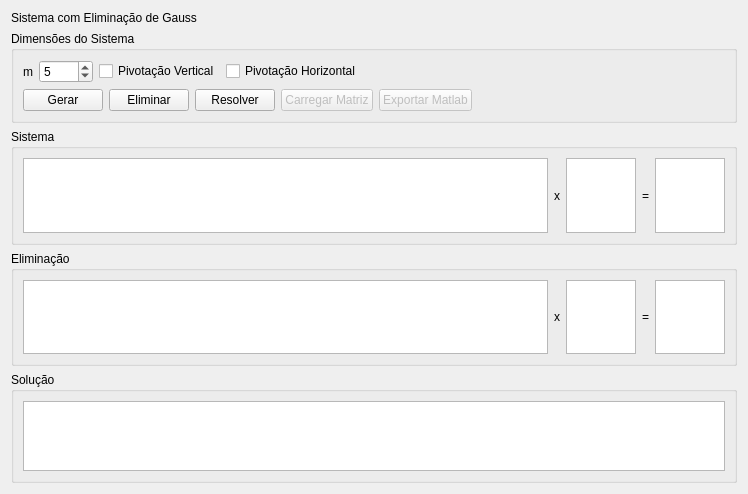
<?xml version="1.0" encoding="UTF-8"?>
<ui version="4.0">
 <class>GaussTab</class>
 <widget class="QWidget" name="GaussTab">
  <property name="geometry">
   <rect>
    <x>0</x>
    <y>0</y>
    <width>748</width>
    <height>494</height>
   </rect>
  </property>
  <property name="windowTitle">
   <string>Form</string>
  </property>
  <layout class="QVBoxLayout" name="verticalLayout" stretch="0,0,10,10,1">
   <item>
    <widget class="QLabel" name="label">
     <property name="text">
      <string>Sistema com Eliminação de Gauss</string>
     </property>
    </widget>
   </item>
   <item>
    <widget class="QGroupBox" name="groupBox">
     <property name="title">
      <string>Dimensões do Sistema</string>
     </property>
     <layout class="QVBoxLayout" name="verticalLayout_3">
      <item>
       <layout class="QHBoxLayout" name="horizontalLayout_3">
        <item>
         <widget class="QLabel" name="label_6">
          <property name="text">
           <string>m</string>
          </property>
         </widget>
        </item>
        <item>
         <widget class="QSpinBox" name="m_spinBox">
          <property name="minimum">
           <number>1</number>
          </property>
          <property name="maximum">
           <number>9999</number>
          </property>
          <property name="value">
           <number>5</number>
          </property>
         </widget>
        </item>
        <item>
         <widget class="QCheckBox" name="vert_checkBox">
          <property name="text">
           <string>Pivotação Vertical</string>
          </property>
         </widget>
        </item>
        <item>
         <widget class="QCheckBox" name="horz_checkBox">
          <property name="text">
           <string>Pivotação Horizontal</string>
          </property>
         </widget>
        </item>
        <item>
         <spacer name="horizontalSpacer">
          <property name="orientation">
           <enum>Qt::Horizontal</enum>
          </property>
          <property name="sizeHint" stdset="0">
           <size>
            <width>40</width>
            <height>20</height>
           </size>
          </property>
         </spacer>
        </item>
       </layout>
      </item>
      <item>
       <layout class="QHBoxLayout" name="horizontalLayout_4">
        <item>
         <widget class="QPushButton" name="gen_pushButton">
          <property name="text">
           <string>Gerar</string>
          </property>
         </widget>
        </item>
        <item>
         <widget class="QPushButton" name="eli_pushButton">
          <property name="text">
           <string>Eliminar</string>
          </property>
         </widget>
        </item>
        <item>
         <widget class="QPushButton" name="sol_pushButton">
          <property name="text">
           <string>Resolver</string>
          </property>
         </widget>
        </item>
        <item>
         <widget class="QPushButton" name="pushButton">
          <property name="enabled">
           <bool>false</bool>
          </property>
          <property name="text">
           <string>Carregar Matriz</string>
          </property>
         </widget>
        </item>
        <item>
         <widget class="QPushButton" name="pushButton_2">
          <property name="enabled">
           <bool>false</bool>
          </property>
          <property name="text">
           <string>Exportar Matlab</string>
          </property>
         </widget>
        </item>
        <item>
         <spacer name="horizontalSpacer_2">
          <property name="orientation">
           <enum>Qt::Horizontal</enum>
          </property>
          <property name="sizeHint" stdset="0">
           <size>
            <width>40</width>
            <height>20</height>
           </size>
          </property>
         </spacer>
        </item>
       </layout>
      </item>
     </layout>
    </widget>
   </item>
   <item>
    <widget class="QGroupBox" name="groupBox_2">
     <property name="title">
      <string>Sistema</string>
     </property>
     <layout class="QHBoxLayout" name="horizontalLayout" stretch="10,0,1,0,1">
      <item>
       <widget class="QTableWidget" name="A1_tableWidget"/>
      </item>
      <item>
       <widget class="QLabel" name="label_3">
        <property name="text">
         <string>x</string>
        </property>
       </widget>
      </item>
      <item>
       <widget class="QTableWidget" name="B1_tableWidget">
        <property name="editTriggers">
         <set>QAbstractItemView::NoEditTriggers</set>
        </property>
       </widget>
      </item>
      <item>
       <widget class="QLabel" name="label_2">
        <property name="text">
         <string>=</string>
        </property>
       </widget>
      </item>
      <item>
       <widget class="QTableWidget" name="C1_tableWidget"/>
      </item>
     </layout>
    </widget>
   </item>
   <item>
    <widget class="QGroupBox" name="groupBox_4">
     <property name="title">
      <string>Eliminação</string>
     </property>
     <layout class="QHBoxLayout" name="horizontalLayout_2" stretch="10,0,1,0,1">
      <item>
       <widget class="QTableWidget" name="A2_tableWidget"/>
      </item>
      <item>
       <widget class="QLabel" name="label_4">
        <property name="text">
         <string>x</string>
        </property>
       </widget>
      </item>
      <item>
       <widget class="QTableWidget" name="B2_tableWidget">
        <property name="editTriggers">
         <set>QAbstractItemView::NoEditTriggers</set>
        </property>
       </widget>
      </item>
      <item>
       <widget class="QLabel" name="label_5">
        <property name="text">
         <string>=</string>
        </property>
       </widget>
      </item>
      <item>
       <widget class="QTableWidget" name="C2_tableWidget"/>
      </item>
     </layout>
    </widget>
   </item>
   <item>
    <widget class="QGroupBox" name="groupBox_3">
     <property name="title">
      <string>Solução</string>
     </property>
     <layout class="QVBoxLayout" name="verticalLayout_2">
      <item>
       <widget class="QTableWidget" name="sol_tableWidget"/>
      </item>
     </layout>
    </widget>
   </item>
  </layout>
 </widget>
 <resources/>
 <connections/>
</ui>
